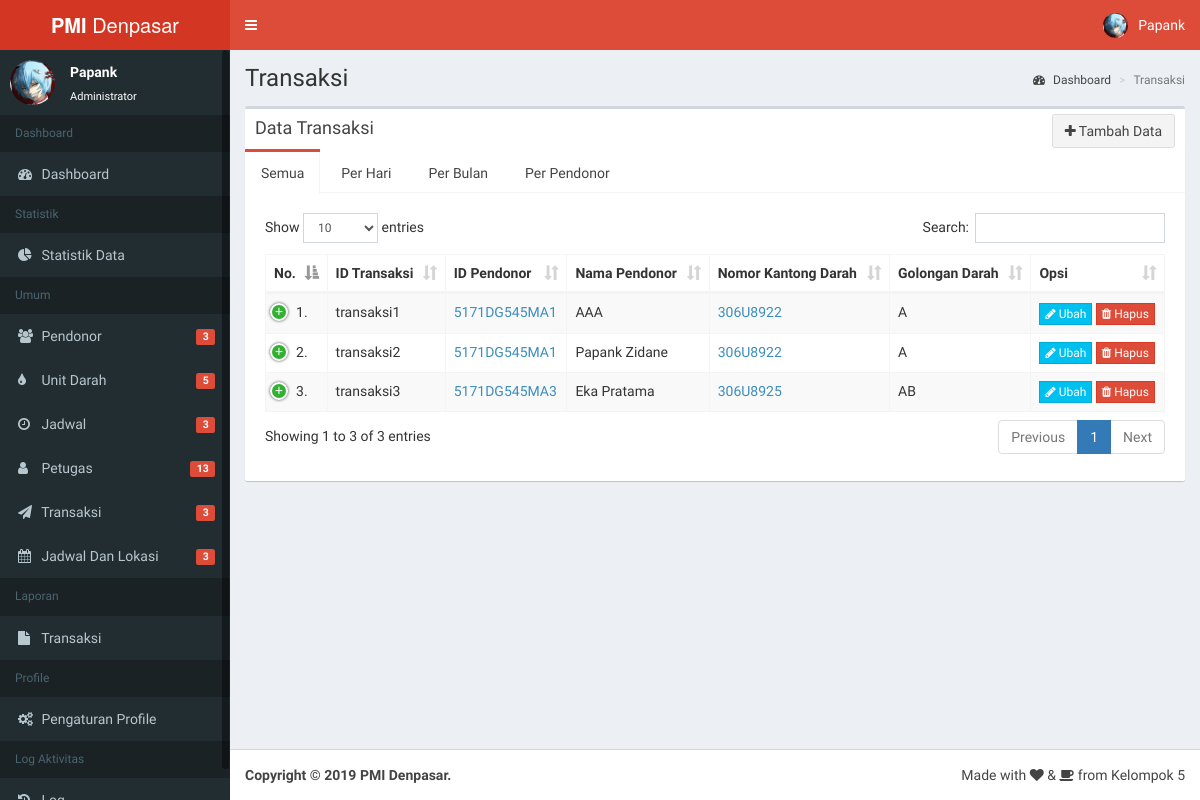
The app's page /admin/transaksi (signed in), older data.
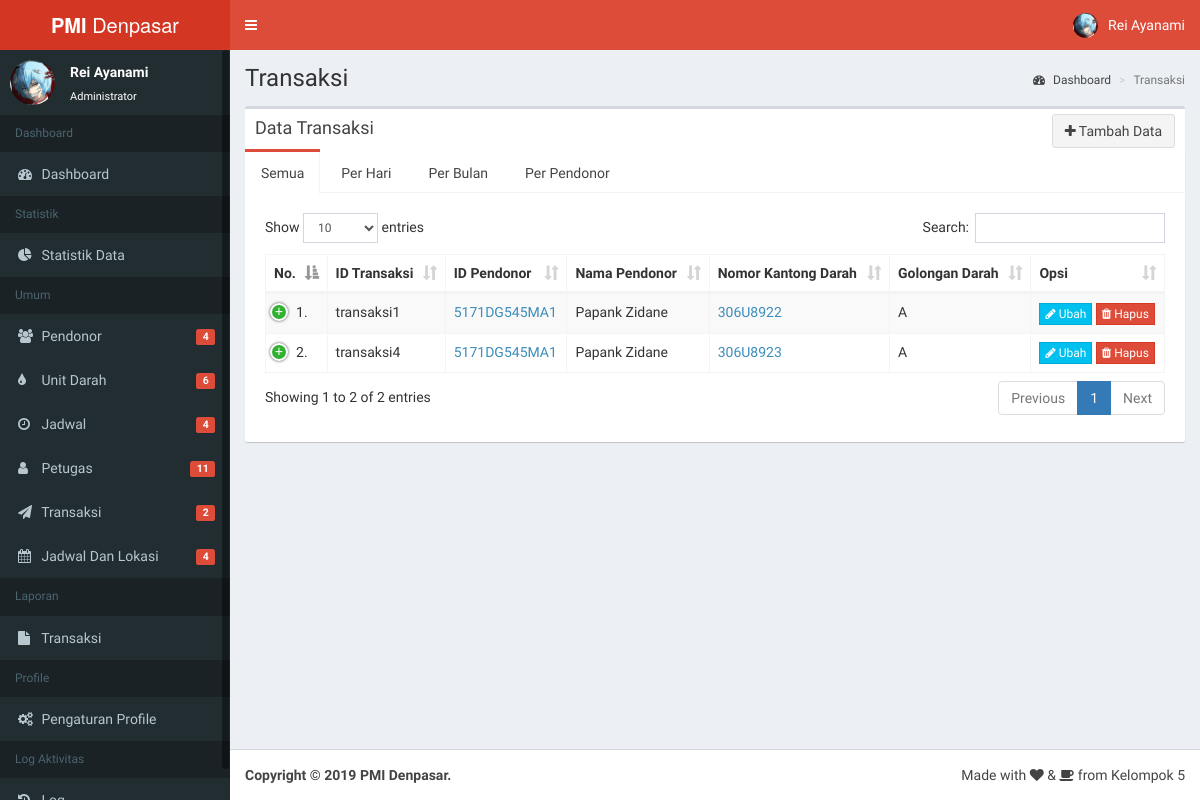
The same page, newer data.
### tables this page shows
CREATE TABLE `transaksi` (
  `id_transaksi` varchar(12) NOT NULL,
  `id_pendonor` varchar(20) NOT NULL,
  `id_petugas` varchar(20) NOT NULL,
  `nama_pendonor` text NOT NULL,
  `nomor_kantong_darah` varchar(20) NOT NULL,
  `golongan_darah` varchar(3) NOT NULL,
  `id_jadwal` varchar(10) NOT NULL,
  `tanggal` date NOT NULL,
  `pengambilan` varchar(20) NOT NULL
);

### fungsi.php (called while the page is built, shortened)
<?php
$url = 'http://127.0.0.1/pmi/';
function base_url()
{
    $url = 'http://127.0.0.1/pmi/';
    return $url;
}
function dapatkaninfo($username)
{
    $q = 'SELECT * FROM petugas WHERE username="' . $username . '" LIMIT 1';
    $p = mysqli_query($GLOBALS['conn'], $q) or die(mysqli_error);
    $n = mysqli_fetch_array($p);
    $id = $n['id_petugas'];
    $nama = $n['nama_petugas'];
    $posisi = $n['posisi_petugas'];
    $username = $n['username'];
    $foto = $n['foto_petugas'];
    $arrayinfo = array($nama, $posisi, $foto, $id, $username);
    return $arrayinfo;
}
function dapatkandata($nama_tabel)
{
    return mysqli_query($GLOBALS['conn'], 'SELECT * FROM ' . $nama_tabel . '');
}
function dapatkantotal($nama_tabel)
{
    $query = mysqli_query($GLOBALS['conn'], "SELECT COUNT(*) FROM $nama_tabel;");
    $result = mysqli_fetch_array($query);
    return $result[0];
}

### kontent/transaksi.php (the view, shortened to what the changed rows need)
<div id="form_tabel">
<section class="content-header">
<h1>
Transaksi
</h1>
<ol class="breadcrumb">
<li><a href="index.php"><i class="fa fa-dashboard"></i> Dashboard</a></li>
<li class="active">Transaksi</li>
</ol>
</section>
<section class="content">
<div class="box">
	<div class="box-header">
	<h3 class="box-title">Data Transaksi</h3>
	<div class="box-tools">
			<div class="input-group input-group-sm">
			<div class="input-group-btn">
				<a href="<?php echo base_url();?>admin/transaksi/tambah"><button type="submit" class="btn btn-default"><i class="fa fa-plus"></i> Tambah Data</button></a>
			  </div>
			</div>
	</div>
	</div>
	<div class="nav-tabs-custom">
	<ul class="nav nav-tabs">
	  <li class="active"><a href="#semua" data-toggle="tab">Semua</a></li>
	  <li><a href="#perhari" data-toggle="tab">Per Hari</a></li>
	  <li><a href="#perbulan" data-toggle="tab">Per Bulan</a></li>
	  <li><a href="#perpendonor" data-toggle="tab">Per Pendonor</a></li>
	</ul>
	<div class="tab-content">
	  <div class="active tab-pane" id="semua">
		<div class="box-body table-responsive">
	<table id="datatble" class="table table-striped table-bordered dt-responsive nowrap" style="width:100%">
		<thead>
		<tr>
		  <th>No.</th>
		  <th>ID Transaksi</th>
		  <th>ID Pendonor</th>
		  <th>Nama Pendonor</th>
		  <th>Nomor Kantong Darah</th>
		  <th>Golongan Darah</th>
		  <th data-priority="1">Opsi</th>
		</tr>
		</thead>
		<tbody>
		<?php
		$penomoran = 0;
		$query = dapatkandata('transaksi');
		if(mysqli_num_rows($query) != 0){
		while($r = mysqli_fetch_array($query)){
			$id_transaksi			= htmlspecialchars($r['id_transaksi'], ENT_QUOTES, 'UTF-8');
			$id_pendonor			= htmlspecialchars($r['id_pendonor'], ENT_QUOTES, 'UTF-8');
			$nama_pendonor			= htmlspecialchars($r['nama_pendonor'], ENT_QUOTES, 'UTF-8');
			$nomor_kantong_darah 	= htmlspecialchars($r['nomor_kantong_darah'], ENT_QUOTES, 'UTF-8');
			$golongan_darah 		= htmlspecialchars($r['golongan_darah'], ENT_QUOTES, 'UTF-8');
			$penomoran++;
			?>
			<tr>
				  <td><?php echo $penomoran.'.'?></td>
				  <td><?php echo $id_transaksi;?></td>
				  <td><a id="<?php echo $id_pendonor;?>" hal="pendonor" jud="Pendonor" col="id_pendonor" href="#" class="modals" onclick="infoPendonor();" ><?php echo $id_pendonor;?></a></td>
				  <td><?php echo $nama_pendonor;?></td>
				  <td><a id="<?php echo $nomor_kantong_darah;?>" hal="unit_darah" jud="Unit Darah" col="nomor_kantong_darah" href="#" class="modals" onclick="infoPendonor();" ><?php echo $nomor_kantong_darah;?></a></td>
				  <td><?php echo $golongan_darah;?></td>
				  <td><a href="<?php echo base_url();?>admin/transaksi/ubah/<?php echo $id_transaksi;?>"><button type="button" class="btn btn-xs btn-info btn-flat"><i class="fa fa-pencil"></i> Ubah</button></a> <button type="button" class="btn btn-xs btn-danger btn-flat" onclick="formHapus('Apakah Anda Ingin Menghapus <?php echo $id_transaksi;?> .?','<?php echo $id_transaksi;?>')"><i class="fa fa-trash"></i> Hapus</button></td>
				</tr>
		<?php
		}
		}else{
			echo'<tr>
				<td colspan="12" align="center">Belum Ada Data Transaksi</td>
				</tr>';
		}
		?>
			</table>
		</div>
	  </div>
  </div>
</div>
	</div>
</section>
</div>

### admin/index.php (shortened to what the changed rows need)
<?php
	if(!isset($_SESSION['sesi']) || $_SESSION['sesi'] != 'admin'){
		header("location:../login");
	} else {
		include("../fungsi.php");
?>
<!DOCTYPE html>
<html>
<head>
  <link rel="stylesheet" href="<?php echo $url; ?>dist/css/bootstrap.css">
  <link rel="stylesheet" href="<?php echo $url; ?>dist/css/dataTables.bootstrap.min.css">
  <link rel="stylesheet" href="<?php echo $url; ?>dist/css/font-awesome.min.css">
  <link rel="stylesheet" href="<?php echo $url; ?>dist/css/AdminLTE.min.css">
  <link rel="stylesheet" href="<?php echo $url; ?>dist/css/skin.css">
  <link rel="stylesheet" href="https://cdnjs.cloudflare.com/ajax/libs/Chart.js/2.8.0/Chart.css">
  <link rel="stylesheet" href="<?php echo $url; ?>dist/css/dashboard.css">
  <link rel="stylesheet" href="<?php echo $url; ?>dist/css/datepicker.min.css">
  <link rel="stylesheet" href="<?php echo $url; ?>dist/css/sweetalert2.min.css">
  <link rel="stylesheet" href="<?php echo $url; ?>dist/css/responsive.dataTables.min.css">
  <link rel="stylesheet" href="https://cdn.jsdelivr.net/npm/leaflet-search@2.4.0/dist/leaflet-search.min.css">
  <link rel="stylesheet" href="https://unpkg.com/leaflet@1.4.0/dist/leaflet.css" />
  <link rel="stylesheet" href="https://unpkg.com/esri-leaflet-geocoder@2.2.13/dist/esri-leaflet-geocoder.css">
</head>
<body class="hold-transition skin-red fixed sidebar-mini">
<div class="wrapper">
  <header class="main-header">
    <a href="index.php" class="logo">
      <span class="logo-lg"><b>PMI</b> Denpasar</span>
    </a>
    <nav class="navbar navbar-static-top" role="navigation">
      <a href="#" class="sidebar-toggle" data-toggle="push-menu" role="button">
      </a>
      <div class="navbar-custom-menu">
        <ul class="nav navbar-nav">
          <li class="dropdown user user-menu">
            <a href="#" class="dropdown-toggle" data-toggle="dropdown">
              <img src="<?php echo $url; ?>img/<?php echo dapatkaninfo(username)[2]; ?>" class="user-image" alt="User Image">
              <span class="hidden-xs"><?php echo dapatkaninfo(username)[0]; ?></span>
            </a>
          </li>
        </ul>
      </div>
    </nav>
  </header>
  <aside class="main-sidebar">
    <section class="sidebar">
      <div class="user-panel">
        <div class="pull-left image">
          <img src="<?php echo $url; ?>img/<?php echo dapatkaninfo(username)[2]; ?>" class="img-circle" alt="User Image">
        </div>
        <div class="pull-left info">
          <p><?php echo dapatkaninfo(username)[0]; ?></p>
          <a href="#">Administrator</a>
        </div>
      </div>
      <ul class="sidebar-menu" data-widget="tree">
		<li class="header">Dashboard</li>
		<li><a href="<?php echo $url; ?>admin/"><i class="fa fa-dashboard"></i> <span>Dashboard</span></a></li>
		<li class="header">Statistik</li>
		<li><a href="<?php echo $url; ?>admin/statistikdata"><i class="fa fa-pie-chart"></i> <span>Statistik Data</span></a></li>
        <li class="header">Umum</li>
        <li><a href="<?php echo $url; ?>admin/pendonor"><i class="fa fa-users"></i> <span>Pendonor</span>
		<span class="pull-right-container">
              <span class="label label-danger pull-right"><?php echo dapatkantotal('pendonor'); ?></span>
            </span></a></li>
			<li><a href="<?php echo $url; ?>admin/unitdarah"><i class="fa fa-tint"></i> <span>Unit Darah</span>
		<span class="pull-right-container">
              <span class="label label-danger pull-right"><?php echo dapatkantotal('unit_darah'); ?></span>
            </span></a></li>
		<li><a href="<?php echo $url; ?>admin/jadwal"><i class="fa fa-clock-o"></i> <span>Jadwal</span>
		<span class="pull-right-container">
              <span class="label label-danger pull-right"><?php echo dapatkantotal('jadwal'); ?></span>
            </span></a></li>
		<li><a href="<?php echo $url; ?>admin/petugas"><i class="fa fa-user"></i> <span>Petugas</span><span class="pull-right-container">
              <span class="label label-danger pull-right"><?php echo dapatkantotal('petugas'); ?></span>
            </span></a></li>
		<li><a href="<?php echo $url; ?>admin/transaksi"><i class="fa fa-send"></i> <span>Transaksi</span><span class="pull-right-container">
              <span class="label label-danger pull-right"><?php echo dapatkantotal('transaksi'); ?></span>
            </span></a></li>
					<li><a href="<?php echo $url; ?>admin/jadwallokasi"><i class="fa fa-calendar"></i> <span>Jadwal Dan Lokasi</span><span class="pull-right-container">
              <span class="label label-danger pull-right"><?php echo dapatkantotal('jadwaldanlokasi'); ?></span>
            </span></a></li>
            <li class="header">Laporan</li>
		<li><a href="<?php echo $url; ?>admin/laptransaksi"><i class="fa fa-file"></i> <span>Transaksi</span></a></li>
		<li class="header">Profile</li>
		<li><a href="<?php echo $url; ?>admin/profile"><i class="fa fa-gears"></i> <span>Pengaturan Profile</span></a></li>
    <li class="header">Log Aktivitas</li>
		<li><a href="<?php echo $url; ?>admin/logaktivitas"><i class="fa fa-history"></i> <span>Log</span></a></li>
      </ul>
    </section>
  </aside>
  <div class="content-wrapper">
	<?php
	if(isset($_GET["halaman"])){
		if($_GET["halaman"] == "pendonor"){
			include('../kontent/pendonor.php');
		}else if($_GET["halaman"] == "transaksi"){
			include('../kontent/transaksi.php');
		}else if($_GET["halaman"] == "profile"){
			include('../kontent/pengaturan_profile.php');
		}else if($_GET["halaman"] == "jadwal"){
			include('../kontent/jadwal.php');
		}else if($_GET["halaman"] == "unitdarah"){
			include('../kontent/unitdarah.php');
		}else if($_GET["halaman"] == "petugas"){
			include('../kontent/petugas.php');
		}else if($_GET["halaman"] == "jadwallokasi"){
			include('../kontent/jadwallokasi.php');
		}else if($_GET["halaman"] == "statistikdata"){
			include('../kontent/statistikdata.php');
		}else if($_GET["halaman"] == "laptransaksi"){
			include('../kontent/report_transaksi.php');
		}else if($_GET["halaman"] == "logaktivitas"){
			include('../kontent/logaktivitas.php');
		}else{
			include('../kontent/404.php');
		}
	}elseif(isset($_GET[!"halaman"])){
			include('../kontent/404.php');
	}else{
			include('../kontent/statistikdashboard.php');
	}
	?>
  </div>
  <footer class="main-footer">
    <div class="pull-right hidden-xs">
      Made with <p class="fa fa-heart"></p> & <p class="fa fa-coffee"></p> from Kelompok 5
    </div>
    <strong>Copyright &copy; 2019 PMI Denpasar.</strong>
  </footer>
</body>
</html>
	<?php } ?>

Row changes from the older to the newer data that the page shows:
removed transaksi: id_transaksi "transaksi2", id_pendonor "5171DG545MA1", nama_pendonor "Papank Zidane", nomor_kantong_darah "306U8922", golongan_darah "A"
removed transaksi: id_transaksi "transaksi3", id_pendonor "5171DG545MA3", nama_pendonor "Eka Pratama", nomor_kantong_darah "306U8925", golongan_darah "AB"
changed transaksi "transaksi1": nama_pendonor "AAA" → "Papank Zidane"
added transaksi: id_transaksi "transaksi4", id_pendonor "5171DG545MA1", nama_pendonor "Papank Zidane", nomor_kantong_darah "306U8923", golongan_darah "A"
Text that changed along with them:
dapatkaninfo(username)[0]: "Papank" → "Rei Ayanami"
dapatkantotal('pendonor'): "3" → "4"
dapatkantotal('unit_darah'): "5" → "6"
dapatkantotal('jadwal'): "3" → "4"
dapatkantotal('petugas'): "13" → "11"
dapatkantotal('transaksi'): "3" → "2"
dapatkantotal('jadwaldanlokasi'): "3" → "4"
text written by a page script: "Show entries Search: Showing 1 to 3 of 3 entries Previous 1 Next" → "Show entries Search: Showing 1 to 2 of 2 entries Previous 1 Next"
